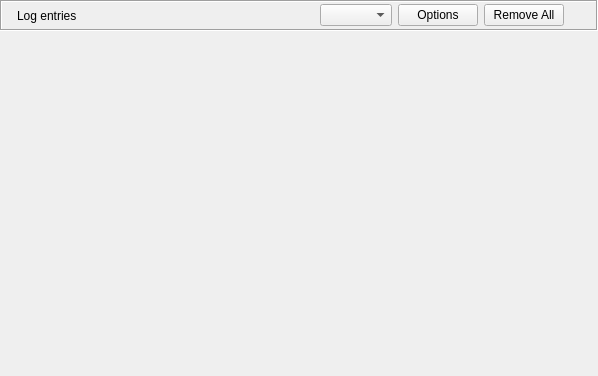
<?xml version="1.0" encoding="UTF-8"?>
<ui version="4.0">
 <class>NewsFeed</class>
 <widget class="QWidget" name="NewsFeed">
  <property name="geometry">
   <rect>
    <x>0</x>
    <y>0</y>
    <width>598</width>
    <height>376</height>
   </rect>
  </property>
  <layout class="QVBoxLayout" name="verticalLayout">
   <property name="leftMargin">
    <number>0</number>
   </property>
   <property name="topMargin">
    <number>0</number>
   </property>
   <property name="rightMargin">
    <number>0</number>
   </property>
   <property name="bottomMargin">
    <number>0</number>
   </property>
   <item>
    <widget class="QFrame" name="titleBarFrame">
     <property name="sizePolicy">
      <sizepolicy hsizetype="Preferred" vsizetype="Maximum">
       <horstretch>0</horstretch>
       <verstretch>0</verstretch>
      </sizepolicy>
     </property>
     <property name="frameShape">
      <enum>QFrame::Box</enum>
     </property>
     <property name="frameShadow">
      <enum>QFrame::Sunken</enum>
     </property>
     <layout class="QHBoxLayout" name="horizontalLayout">
      <property name="leftMargin">
       <number>2</number>
      </property>
      <property name="topMargin">
       <number>2</number>
      </property>
      <property name="rightMargin">
       <number>2</number>
      </property>
      <property name="bottomMargin">
       <number>2</number>
      </property>
      <item>
       <widget class="QLabel" name="titleBarPixmap">
        <property name="maximumSize">
         <size>
          <width>24</width>
          <height>24</height>
         </size>
        </property>
        <property name="pixmap">
         <pixmap resource="icons.qrc">:/icons/png/newsfeed.png</pixmap>
        </property>
        <property name="scaledContents">
         <bool>true</bool>
        </property>
       </widget>
      </item>
      <item>
       <widget class="StyledLabel" name="titleBarLabel">
        <property name="text">
         <string>Log entries</string>
        </property>
       </widget>
      </item>
      <item>
       <spacer name="horizontalSpacer">
        <property name="orientation">
         <enum>Qt::Horizontal</enum>
        </property>
        <property name="sizeHint" stdset="0">
         <size>
          <width>0</width>
          <height>0</height>
         </size>
        </property>
       </spacer>
      </item>
      <item>
       <widget class="QComboBox" name="sortComboBox"/>
      </item>
      <item>
       <widget class="QPushButton" name="feedOptionsButton">
        <property name="text">
         <string>Options</string>
        </property>
       </widget>
      </item>
      <item>
       <widget class="QPushButton" name="removeAllButton">
        <property name="text">
         <string>Remove All</string>
        </property>
       </widget>
      </item>
      <item>
       <widget class="QToolButton" name="helpButton">
        <property name="focusPolicy">
         <enum>Qt::NoFocus</enum>
        </property>
        <property name="icon">
         <iconset resource="icons.qrc">
          <normaloff>:/icons/help_64.png</normaloff>:/icons/help_64.png</iconset>
        </property>
        <property name="iconSize">
         <size>
          <width>16</width>
          <height>16</height>
         </size>
        </property>
        <property name="checkable">
         <bool>true</bool>
        </property>
        <property name="autoRaise">
         <bool>true</bool>
        </property>
       </widget>
      </item>
     </layout>
    </widget>
   </item>
   <item>
    <widget class="RSFeedWidget" name="feedWidget" native="true">
     <property name="sizePolicy">
      <sizepolicy hsizetype="Expanding" vsizetype="Expanding">
       <horstretch>0</horstretch>
       <verstretch>0</verstretch>
      </sizepolicy>
     </property>
    </widget>
   </item>
  </layout>
 </widget>
 <customwidgets>
  <customwidget>
   <class>StyledLabel</class>
   <extends>QLabel</extends>
   <header>gui/common/StyledLabel.h</header>
  </customwidget>
  <customwidget>
   <class>RSFeedWidget</class>
   <extends>QWidget</extends>
   <header>gui/common/RSFeedWidget.h</header>
   <container>1</container>
  </customwidget>
 </customwidgets>
 <resources>
  <include location="icons.qrc"/>
 </resources>
 <connections/>
</ui>
